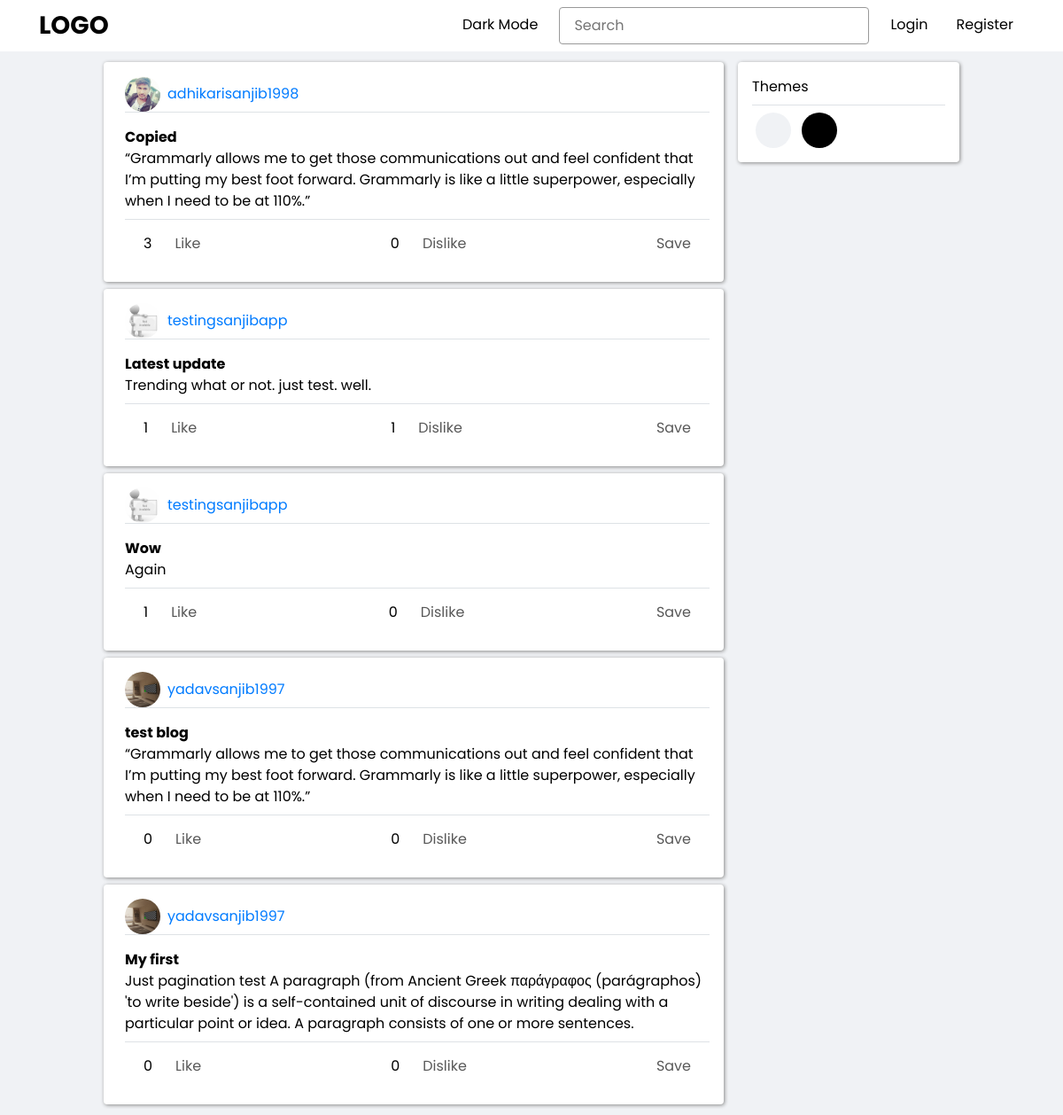
The page / on the database its author committed.
### blog/models.py (models this page shows, shortened)
class Blog(models.Model):
    BLOG_STATUS = (
        ('0', 'draft'),
        ('1', 'published')
    )
    user = models.ForeignKey(
        User,
        on_delete=models.CASCADE,
        related_name=_('author'),
    )
    id = models.UUIDField(
        verbose_name=_('ID'),
        primary_key=True,
        default=uuid.uuid4,
        editable=False,
    )
    heading = models.CharField(
        verbose_name=_('Title'),
        max_length=256
    )
    description = models.TextField(
        verbose_name=_('Description'),
        null=True,
        blank=True,
    )
    tags = models.ManyToManyField(
        Tag,
        related_name=_('tags'),
        blank=True,
    )
    status = models.CharField(
        verbose_name=_('Blog Status'),
        max_length=16,
        choices=BLOG_STATUS,
        default='0',
    )
    date_published = models.DateTimeField(
        verbose_name=_('Published Date'),
        blank=True,
        null=True,
    )
    date_created = models.DateTimeField(
        verbose_name=_('Date Created'),
        auto_now_add=True,
    )
    date_updated = models.DateTimeField(
        verbose_name=_('Last Updated'),
        auto_now=True,
    )
    likes = models.ManyToManyField(
        User,
        related_name=_('likes'),
        blank=True,
    )
    dislikes = models.ManyToManyField(
        User,
        related_name=_('dislikes'),
        blank=True,
    )
    class Meta:
        verbose_name = _('Blog')
        verbose_name_plural = _('Blogs')
        ordering = ['-date_updated']

### account/models.py (models this page shows, shortened)
class User(AbstractBaseUser, PermissionsMixin):
    id = models.UUIDField(
        verbose_name = _('ID'),
        primary_key = True,
        default = uuid.uuid4,
        editable = False,
    )
    email = models.EmailField(
        verbose_name = _('Email'),
        max_length = 64,
        unique = True,
        error_messages = {
            'null' : _('Email field is required.'),
            'unique' : _('AN account with that email already exists. Please login to continue.'),
            'invalid' : _('Enter a valid email address.'),
        }
    )
    username = models.CharField(
        verbose_name = _('Username'),
        max_length = 64,
        unique = True,
        error_messages = {
            'null' : _('Username field is required.'),
            'unique' : _('An account with that username already exists.'),
            'invalid' : _('Enter a valid email address.'),
        }
    )
    name = models.CharField(
        verbose_name = _('Full Name'),
        max_length = 64,
        null = True,
        blank = True
    )
    is_staff = models.BooleanField(
        verbose_name = _('Staff Status'),
        default=False,
        help_text=_('Designates whether the user can log into this admin site.'),
    )
    is_active = models.BooleanField(
        verbose_name = _('Active'),
        default=False,
        help_text=_(
            'Designates whether this user should be treated as active.'
            'Unselect this instead of deleting accounts.'
        ),
    )
    is_email_verified = models.BooleanField(
        verbose_name = _('Email Verification Status'),
        default=False,
        help_text=_(
            'Designates whether this user is verified or not.'
        ),
    )
    hide_email = models.BooleanField(
        verbose_name = _('Hide Email'),
        default=False,
        help_text=_(
            'Designates whether this user wants to show or hide their email ID.'
        ),
    )
    last_login = models.DateTimeField(
        verbose_name = _('Last Login'),
        auto_now = True,
    )
    date_joined = models.DateTimeField(
        verbose_name = _('Date Joined'),
        auto_now_add = True,
        editable = False,
    )
    display_pic = models.ImageField(
        verbose_name = _('Profile Picture'),
        null = True,
        blank = True,
        default = get_default_display_pic,
        upload_to = get_user_display_pic,
    )
    text = models.TextField(
        verbose_name=_('Text'),
        max_length=32,
        null=True,
        blank=True
    )
    objects = UserManager()
    USERNAME_FIELD = 'email'
    class Meta:
        verbose_name = _('User')
        verbose_name_plural = _('Users')
        ordering = ['-date_joined']

### blogs/views.py (the view)
# urls.py: path('', home, name='home'),
def home(request, *args, **kwargs):
    context = {}
    blog_objects = Blog.objects.filter(status='1')
    paginator = Paginator(blog_objects, 5)
    page = request.GET.get('page')
    try:
        blogs = paginator.page(page)
    except PageNotAnInteger:
        blogs = paginator.page(1)
    except EmptyPage:
        blogs = paginator.page(paginator.num_pages)
    context ['blogs'] = blogs
    return render(request, 'home.html', context)

### templatetags/temptags.py (called while the page is built)
@register.filter
def getLikeCount(blog):
    return len(blog.likes.all())

@register.filter
def getDislikeCount(blog):
    return len(blog.dislikes.all())

### templates/home.html (shortened to what this page needs)
{% extends 'base.html' %}
{% load static %}
{% load temptags %}
{% block content %}
<div class="container">
    {% include 'snippets/blogs.html' %}
</div>
{% endblock content %}

### templates/snippets/blogs.html
{% if blogs %}
{% for blog in blogs %}
<div id="id-blog-{{blog.id}}" class="content-section mb-2 p-2">
    <div class="d-flex">
        <div class="container p-2 ml-2">
            <div class="d-flex border-bottom mb-2">
                <img src="{{ blog.user.display_pic.url }}" class="thumbnail">
                <a class="mx-2 pt-2" href="{% url 'accountProfile:get-user-blogs' account_id=blog.user.id %}">{{ blog.user.username }}</a>
            </div>
            <div class="py-2">
                <a class="d-flex" href="{% url 'blog:blog-detail' blog_id=blog.id %}">
                    <p class="mb-0"><strong>{{ blog.heading }}</strong></p>
                </a>
                <a class="d-flex" href="{% url 'blog:blog-detail' blog_id=blog.id %}">
                    <p class="mb-0">{{ blog.description }}</p>
                </a>
            </div>
            <div
                id="id-blog-details-{{blog.id}}"
                hx-trigger="every 60s"
                hx-get="{% url 'blog:get-blog-elements' blog_id=blog.id partial='True' %}"
                hx-target="#id-blog-details-{{blog.id}}"
                hx-swap="innerHTML"
            >
                {% include 'snippets/blog_elements.html' %}
            </div>
        </div>
    </div>
</div>
{% endfor %}
{% endif %}

### blog/templates/blog/snippets/blog_options.html
{% load temptags %}
<div id="id-blog-options-{{blog.id}}" class="d-flex justify-content-between border-top p-2">
    <div class="d-flex" id="like-container">
        <span class="btn" id="like-count">{{ blog|getLikeCount }}</span>
        {% if request.user in blog.likes.all %}
        <button
            id="like-btn"
            class="btn bg-none {% if not request.user.is_authenticated %} disabled {% endif %}"
            hx-get="{% url 'blog:like-blog' blog_id=blog.id %}"
            hx-trigger="click"
            hx-target="#id-blog-options-{{blog.id}}"
            hx-swap="outerHTML">
            Liked
        </button>
        {% else %}
        <button
            id="like-btn"
            class="btn bg-none {% if not request.user.is_authenticated %} disabled {% endif %}"
            hx-get="{% url 'blog:like-blog' blog_id=blog.id %}"
            hx-trigger="click"
            hx-target="#id-blog-options-{{blog.id}}"
            hx-swap="outerHTML">
            Like
        </button>
        {% endif %}
    </div>
    <div class="d-flex" id="like-container">
        <span class="btn" id="dislike-count">{{ blog|getDislikeCount }}</span>
        {% if request.user in blog.dislikes.all %}
        <button
            id="dislike-btn"
            class="btn bg-none {% if not request.user.is_authenticated %} disabled {% endif %}"
            hx-get="{% url 'blog:dislike-blog' blog_id=blog.id %}"
            hx-trigger="click"
            hx-target="#id-blog-options-{{blog.id}}"
            hx-swap="outerHTML">
            Disliked
        </button>
        {% else %}
        <button
            id="dislike-btn"
            class="btn bg-none {% if not request.user.is_authenticated %} disabled {% endif %}"
            hx-get="{% url 'blog:dislike-blog' blog_id=blog.id %}"
            hx-trigger="click"
            hx-target="#id-blog-options-{{blog.id}}"
            hx-swap="outerHTML">
            Dislike
        </button>
        {% endif %}
    </div>
    <div>
        {% if blog in request.user.profile.saved_blogs.all %}
        <button
            id="dislike-btn"
            class="btn bg-none {% if not request.user.is_authenticated %} disabled {% endif %}"
            hx-get="{% url 'accountProfile:unsave-blog' blog_id=blog.id %}"
            hx-trigger="click"
            hx-target="#id-blog-options-{{blog.id}}"
            hx-swap="outerHTML">
            Saved
        </button>
        {% else %}
        <button
            id="dislike-btn"
            class="btn bg-none {% if not request.user.is_authenticated %} disabled {% endif %}"
            hx-get="{% url 'accountProfile:save-blog' blog_id=blog.id %}"
            hx-trigger="click"
            hx-target="#id-blog-options-{{blog.id}}"
            hx-swap="outerHTML">
            Save
        </button>
        {% endif %}
    </div>
</div>

### static_dir/css/base.css (style rules this page uses)
:root { --bg-page: #f0f2f5; --bg-primary: #fff; --bg-secondary: #999; --font-color: #000; }
* { margin: 0; padding: 0; box-sizing: border-box; font-family: 'Poppins', sans-serif; color: var(--font-color); }
a, a:hover, a:link { text-decoration: none; }
html { min-width: 360px; }
body { margin: 0; padding: 0; background-color: var(--bg-page); }
.content-section { width: 100%; max-width: 700px; height: fit-content; padding: 1rem; background-color: var(--bg-primary); border-radius: .25rem; box-shadow: 1px 1px .25rem #888; }

### static_dir/css/blog.css (style rules this page uses)
.container { margin: 0; padding: 0; width: 100%; max-width: 700px; }
.thumbnail { width: 40px; height: 40px; border-radius: 50%; }
.bg-none, .bg-none:focus, .bg-none.focus { background-color: var(--bg-primary); box-shadow: none; }

### rows shown on the page
Blog: user.display_pic (picture), user.username "adhikarisanjib1998", heading "Copied", description "“Grammarly allows me to get those communications out and feel confident that I’m putting my best foot forward. Grammarly is like a little superpower, especially when I need to be at 110%.”", id "3", id "0"
Blog: user.display_pic (placeholder picture), user.username "testingsanjibapp", heading "Latest update", description "Trending what or not. just test. well.", id "1"
Blog: user.display_pic (placeholder picture), user.username "testingsanjibapp", heading "Wow", description "Again", id "1", id "0"
Blog: user.display_pic (picture), user.username "yadavsanjib1997", heading "test blog", description "“Grammarly allows me to get those communications out and feel confident that I’m putting my best foot forward. Grammarly is like a little superpower, especially when I need to be at 110%.”", id "0"
Blog: user.display_pic (picture), user.username "yadavsanjib1997", heading "My first", description "Just pagination test A paragraph (from Ancient Greek παράγραφος (parágraphos) 'to write beside') is a self-contained unit of discourse in writing dealing with a particular point or idea. A paragraph consists of one or more sentences.", id "0"
